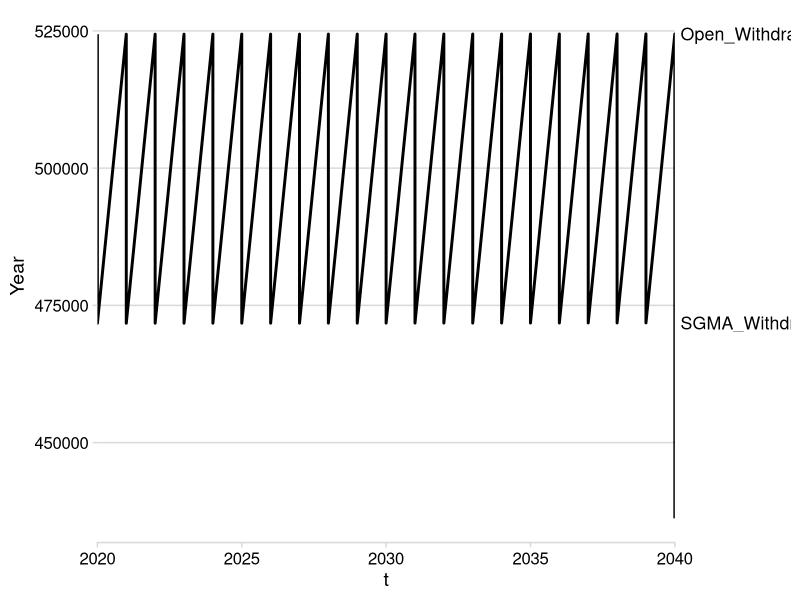
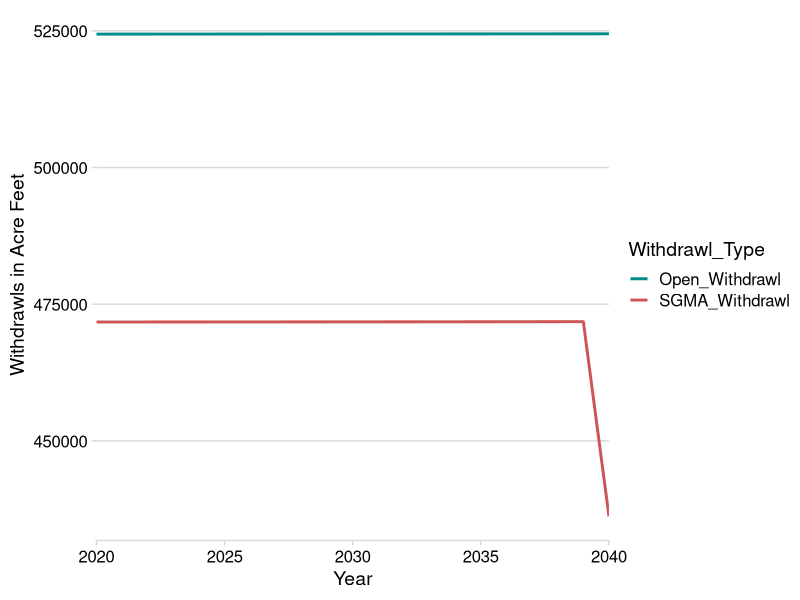

Source code (R) for these figures, in order:
## ---- chunk 1
knitr::opts_chunk$set(echo = TRUE)
## ---- chunk 2
library(tidyverse)
library(cowplot)
## ---- chunk 3
SGMA_Model <- read_csv(file.path("Data", "SGMA_Model.csv"))
Open_Access <- read_csv(file.path("Data", "OpenAccess.csv"))
SGMA_2060 <- read_csv(file.path("Data", "SGMA_2060.csv"))
SGMA_2080 <- read_csv(file.path("Data", "SGMA2080.csv"))
SGMA_2100 <- read_csv(file.path("Data", "SGMA2100.csv"))
Artifical_Recharge <- read_csv(file.path("Data", "Artificial_Recharge.csv"))
Recharge_Linear_Decline <- read_csv(file.path("Data", "Recharge_Linear_Decline.csv"))
## ---- chunk 4


SGMA_Model <- SGMA_Model %>% 
  rename(SGMA_Withdrawl = Withdrawals) 
  
Open_Access <- Open_Access %>% 
  rename(Open_Withdrawl = Withdrawals) 

merged_withdrawls <- left_join(SGMA_Model, Open_Access, by =c('t')) %>% 
  gather(key = 'Withdrawl_Type', value = 'Withdrawl', Open_Withdrawl, SGMA_Withdrawl)

direct_labels <-  merged_withdrawls %>% 
  group_by(Withdrawl_Type) %>%
  summarize(y = max(Withdrawl))

line_plot <- merged_withdrawls %>%
  ggplot(aes(t, Withdrawl)) +
  geom_line(size = 1) +
  theme_minimal_hgrid() +
  theme(legend.position = "none") +
  scale_color_manual(values = c('darkgreen','deepskyblue1')) +
  scale_x_continuous(expand = c(0,0)) +
  labs(y = "Year")


  
  
direct_labels_axis <- axis_canvas(line_plot, axis = "y") +
  geom_text(
 data = direct_labels,
 aes(y = y, label = Withdrawl_Type),
 x = .05,
 size = 4.5,
 hjust = 0
  )


p_direct_labels <-  insert_yaxis_grob(line_plot, direct_labels_axis)

ggdraw(p_direct_labels)
## ---- chunk 5
colors <- c('cyan4', 'indianred3')

line_plot <- merged_withdrawls %>%
  ggplot(aes(t, Withdrawl )) +
  geom_line( aes(group = Withdrawl_Type, color = Withdrawl_Type), size = 1) +
  scale_color_manual(values=colors) +
  theme_minimal_hgrid() +
  scale_x_continuous(expand = c(0,0)) +
  labs(x = "Year", y = "Withdrawls in Acre Feet")

line_plot 
